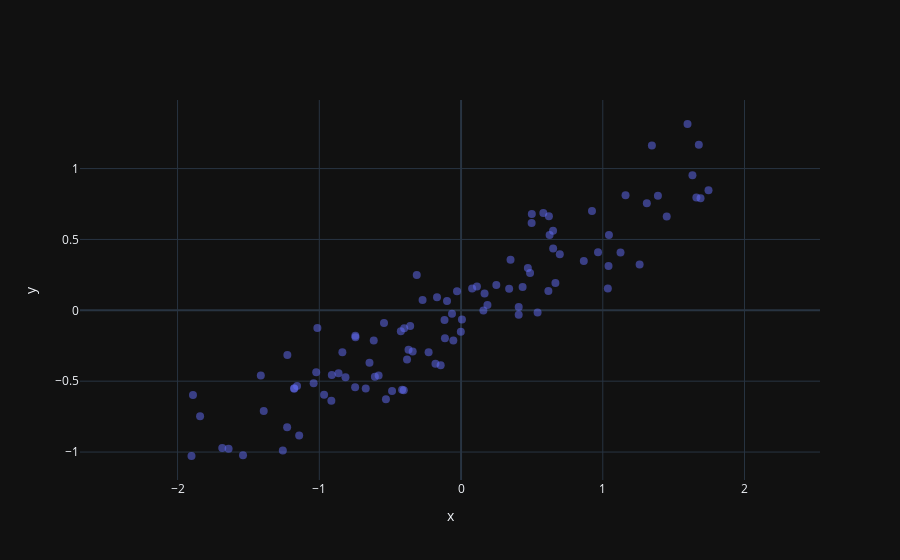

Notebook code cell kept with this figure:
### Code cell
N = 100
x = np.random.normal(size=N)
y = .5*x + 0.2*(np.random.normal(size=N))

fig = go.Figure(data=[go.Scatter(x=x,y=y,mode='markers',marker=dict(size=8,opacity=0.5), name="data")])

fig.update_layout(xaxis_title="x",yaxis_title="y",yaxis = dict(scaleanchor="x",scaleratio=1))
fig.show()
